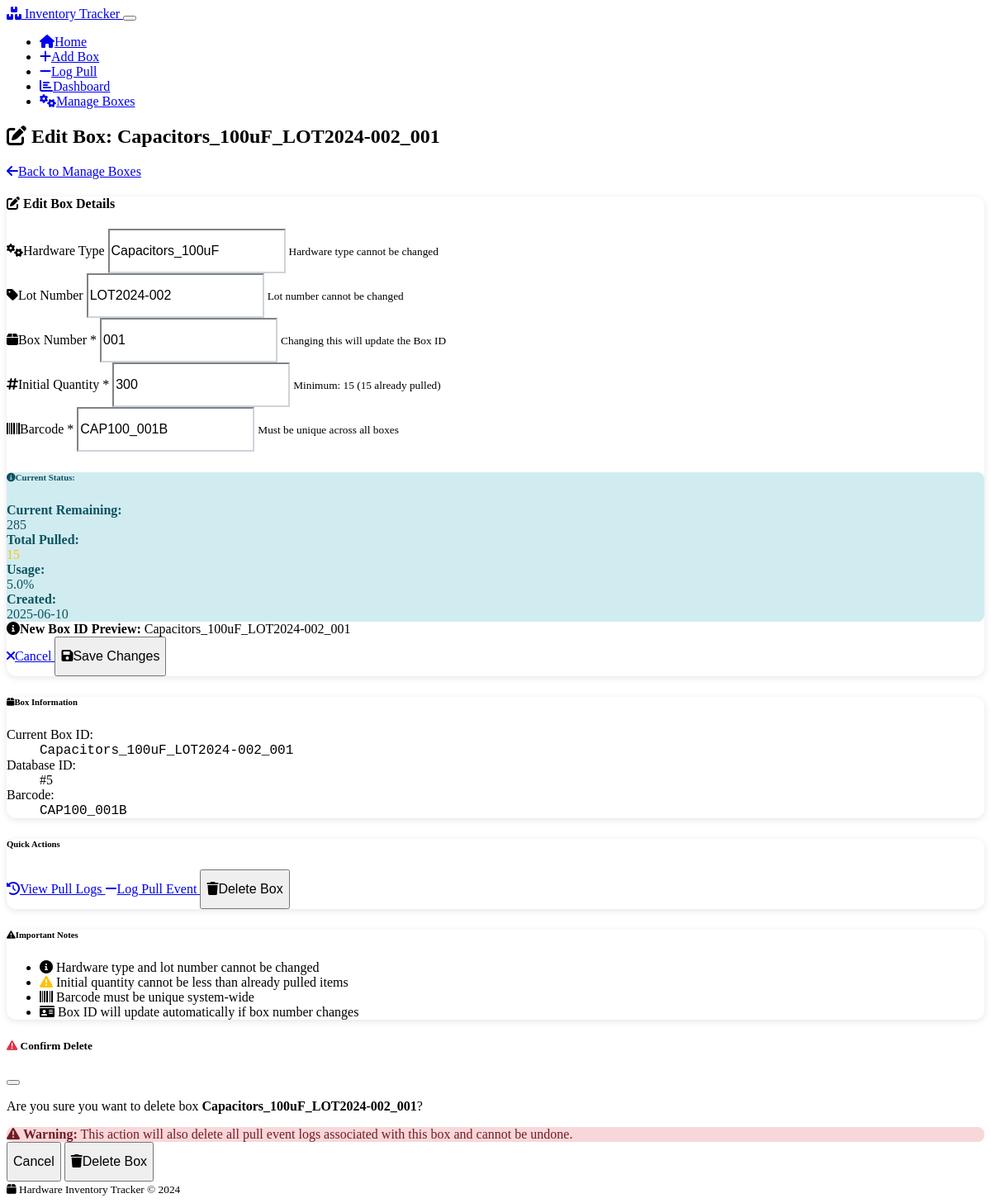
/edit_box/5, run on the app's committed database.
### models.py (models this page shows, shortened)
class Box(db.Model):
    __tablename__ = 'boxes'
    id = db.Column(db.Integer, primary_key=True)
    box_id = db.Column(db.String(200), unique=True, nullable=False)  # Generated from Type_Lot_Box
    hardware_type_id = db.Column(db.Integer, db.ForeignKey('hardware_types.id'), nullable=False)
    lot_number_id = db.Column(db.Integer, db.ForeignKey('lot_numbers.id'), nullable=False)
    box_number = db.Column(db.String(50), nullable=False)
    initial_quantity = db.Column(db.Integer, nullable=False)
    remaining_quantity = db.Column(db.Integer, nullable=False)
    barcode = db.Column(db.String(100), unique=True, nullable=False)
    created_at = db.Column(db.DateTime, default=lambda: datetime.now(timezone.utc))
    hardware_type = db.relationship('HardwareType', backref='boxes')
    lot_number = db.relationship('LotNumber', backref='boxes')

class HardwareType(db.Model):
    __tablename__ = 'hardware_types'
    id = db.Column(db.Integer, primary_key=True)
    name = db.Column(db.String(100), unique=True, nullable=False)
    created_at = db.Column(db.DateTime, default=lambda: datetime.now(timezone.utc))

class LotNumber(db.Model):
    __tablename__ = 'lot_numbers'
    id = db.Column(db.Integer, primary_key=True)
    name = db.Column(db.String(100), unique=True, nullable=False)
    created_at = db.Column(db.DateTime, default=lambda: datetime.now(timezone.utc))

### app.py (the view, shortened to what this page needs)
@app.route('/edit_box/<int:box_id>', methods=['GET', 'POST'])
def edit_box(box_id):
    box = Box.query.get_or_404(box_id)
    hardware_type = HardwareType.query.get(box.hardware_type_id)
    lot_number = LotNumber.query.get(box.lot_number_id)
    return render_template('edit_box.html', box=box, hardware_type=hardware_type, lot_number=lot_number)

### templates/edit_box.html (shortened to what this page needs)
{% extends "base.html" %}
{% block content %}
<div class="d-flex justify-content-between align-items-center mb-4">
    <h2>
        <i class="fas fa-edit me-2"></i>
        Edit Box: {{ box.box_id }}
    </h2>
    <a href="{{ url_for('manage_boxes') }}" class="btn btn-secondary">
        <i class="fas fa-arrow-left me-1"></i>Back to Manage Boxes
    </a>
</div>
<div class="row">
    <div class="col-lg-8">
        <div class="card shadow">
            <div class="card-header bg-primary text-white">
                <h4 class="mb-0">
                    <i class="fas fa-edit me-2"></i>
                    Edit Box Details
                </h4>
            </div>
            <div class="card-body">
                <form method="POST" id="editBoxForm">
                    <div class="row">
                        <div class="col-md-6 mb-3">
                            <label class="form-label">
                                <i class="fas fa-cogs me-1"></i>Hardware Type
                            </label>
                            <input type="text" class="form-control" value="{{ hardware_type.name }}" readonly>
                            <small class="form-text text-muted">Hardware type cannot be changed</small>
                        </div>
                        <div class="col-md-6 mb-3">
                            <label class="form-label">
                                <i class="fas fa-tag me-1"></i>Lot Number
                            </label>
                            <input type="text" class="form-control" value="{{ lot_number.name }}" readonly>
                            <small class="form-text text-muted">Lot number cannot be changed</small>
                        </div>
                        <div class="col-md-6 mb-3">
                            <label for="box_number" class="form-label">
                                <i class="fas fa-box me-1"></i>Box Number *
                            </label>
                            <input type="text" class="form-control" id="box_number" name="box_number"
                                   value="{{ form_data.get('box_number', box.box_number) if form_data else box.box_number }}"
                                   required>
                            <small class="form-text text-muted">Changing this will update the Box ID</small>
                        </div>
                        <div class="col-md-6 mb-3">
                            <label for="initial_quantity" class="form-label">
                                <i class="fas fa-hashtag me-1"></i>Initial Quantity *
                            </label>
                            <input type="number" class="form-control" id="initial_quantity" name="initial_quantity"
                                   value="{{ form_data.get('initial_quantity', box.initial_quantity) if form_data else box.initial_quantity }}"
                                   min="{{ box.initial_quantity - box.remaining_quantity }}" required>
                            <small class="form-text text-muted">
                                Minimum: {{ box.initial_quantity - box.remaining_quantity }}
                                ({{ box.initial_quantity - box.remaining_quantity }} already pulled)
                            </small>
                        </div>
                        <div class="col-12 mb-3">
                            <label for="barcode" class="form-label">
                                <i class="fas fa-barcode me-1"></i>Barcode *
                            </label>
                            <input type="text" class="form-control" id="barcode" name="barcode"
                                   value="{{ form_data.get('barcode', box.barcode) if form_data else box.barcode }}"
                                   required>
                            <small class="form-text text-muted">Must be unique across all boxes</small>
                        </div>
                    </div>
                    <div class="alert alert-info">
                        <h6><i class="fas fa-info-circle me-1"></i>Current Status:</h6>
                        <div class="row">
                            <div class="col-md-3">
                                <strong>Current Remaining:</strong><br>
                                <span class="text-primary">{{ box.remaining_quantity }}</span>
                            </div>
                            <div class="col-md-3">
                                <strong>Total Pulled:</strong><br>
                                <span class="text-warning">{{ box.initial_quantity - box.remaining_quantity }}</span>
                            </div>
                            <div class="col-md-3">
                                <strong>Usage:</strong><br>
                                <span class="text-info">{{ "%.1f"|format(((box.initial_quantity - box.remaining_quantity) / box.initial_quantity * 100)) }}%</span>
                            </div>
                            <div class="col-md-3">
                                <strong>Created:</strong><br>
                                <span class="text-muted">{{ box.created_at.strftime('%Y-%m-%d') if box.created_at else 'Unknown' }}</span>
                            </div>
                        </div>
                    </div>
                    <div class="alert alert-secondary" id="boxIdPreview">
                        <strong><i class="fas fa-info-circle me-1"></i>New Box ID Preview:</strong>
                        <span id="previewText">{{ box.box_id }}</span>
                    </div>
                    <div class="d-grid gap-2 d-md-flex justify-content-md-end">
                        <a href="{{ url_for('manage_boxes') }}" class="btn btn-secondary">
                            <i class="fas fa-times me-1"></i>Cancel
                        </a>
                        <button type="submit" class="btn btn-primary">
                            <i class="fas fa-save me-1"></i>Save Changes
                        </button>
                    </div>
                </form>
            </div>
        </div>
    </div>
    <div class="col-lg-4">
        <div class="card mb-3">
            <div class="card-header">
                <h6 class="mb-0">
                    <i class="fas fa-box me-1"></i>Box Information
                </h6>
            </div>
            <div class="card-body">
                <dl class="row mb-0">
                    <dt class="col-sm-5">Current Box ID:</dt>
                    <dd class="col-sm-7"><code>{{ box.box_id }}</code></dd>
                    <dt class="col-sm-5">Database ID:</dt>
                    <dd class="col-sm-7">#{{ box.id }}</dd>
                    <dt class="col-sm-5">Barcode:</dt>
                    <dd class="col-sm-7"><code>{{ box.barcode }}</code></dd>
                </dl>
            </div>
        </div>
        <div class="card mb-3">
            <div class="card-header">
                <h6 class="mb-0">
                    Quick Actions
                </h6>
            </div>
            <div class="card-body">
                <div class="d-grid gap-2">
                    <a href="{{ url_for('box_logs', box_id=box.id) }}" class="btn btn-outline-secondary btn-sm">
                        <i class="fas fa-history me-1"></i>View Pull Logs
                    </a>
                    <a href="{{ url_for('log_pull') }}?barcode={{ box.barcode }}" class="btn btn-outline-warning btn-sm">
                        <i class="fas fa-minus me-1"></i>Log Pull Event
                    </a>
                    <button class="btn btn-outline-danger btn-sm" onclick="confirmDelete()">
                        <i class="fas fa-trash me-1"></i>Delete Box
                    </button>
                </div>
            </div>
        </div>
        <div class="card">
            <div class="card-header">
                <h6 class="mb-0">
                    <i class="fas fa-exclamation-triangle me-1"></i>Important Notes
                </h6>
            </div>
            <div class="card-body">
                <ul class="list-unstyled mb-0">
                    <li class="mb-2">
                        <i class="fas fa-info-circle text-info me-1"></i>
                        Hardware type and lot number cannot be changed
                    </li>
                    <li class="mb-2">
                        <i class="fas fa-warning text-warning me-1"></i>
                        Initial quantity cannot be less than already pulled items
                    </li>
                    <li class="mb-2">
                        <i class="fas fa-barcode text-primary me-1"></i>
                        Barcode must be unique system-wide
                    </li>
                    <li>
                        <i class="fas fa-id-card text-secondary me-1"></i>
                        Box ID will update automatically if box number changes
                    </li>
                </ul>
            </div>
        </div>
    </div>
</div>
<div class="modal fade" id="deleteModal" tabindex="-1" aria-labelledby="deleteModalLabel" aria-hidden="true">
    <div class="modal-dialog">
        <div class="modal-content">
            <div class="modal-header">
                <h5 class="modal-title" id="deleteModalLabel">
                    <i class="fas fa-exclamation-triangle text-danger me-2"></i>
                    Confirm Delete
                </h5>
                <button type="button" class="btn-close" data-bs-dismiss="modal" aria-label="Close"></button>
            </div>
            <div class="modal-body">
                <p>Are you sure you want to delete box <strong>{{ box.box_id }}</strong>?</p>
                <div class="alert alert-danger">
                    <i class="fas fa-exclamation-triangle me-1"></i>
                    <strong>Warning:</strong> This action will also delete all pull event logs associated with this box and cannot be undone.
                </div>
            </div>
            <div class="modal-footer">
                <button type="button" class="btn btn-secondary" data-bs-dismiss="modal">Cancel</button>
                <form action="{{ url_for('delete_box', box_id=box.id) }}" method="POST" style="display: inline;">
                    <button type="submit" class="btn btn-danger">
                        <i class="fas fa-trash me-1"></i>Delete Box
                    </button>
                </form>
            </div>
        </div>
    </div>
</div>
{% endblock %}

### static/css/custom.css (style rules this page uses)
body { font-size: 16px; }
.form-control, .form-select { min-height: 48px; font-size: 16px; }
.btn { min-height: 48px; font-size: 16px; }
.card { border-radius: 12px; box-shadow: 0 2px 8px rgba(0, 0, 0, 0.1); margin-bottom: 1.5rem; }
.card-header { border-radius: 12px 12px 0 0 !important; font-weight: 600; }
.text-warning { color: #ffc107 !important; }
.text-danger { color: #dc3545 !important; }
.card .form-select, .card .form-control { border-color: #ced4da; }
.alert { border-radius: 8px; border: none; }
.alert-danger { background-color: #f8d7da; color: #721c24; }
.alert-info { background-color: #d1ecf1; color: #0c5460; }

### data on the page
Box: box_id "Capacitors_100uF_LOT2024-002_001", box_number "001", initial_quantity "300", box.initial_quantity-box.remaining_quantity "15", barcode "CAP100_001B", remaining_quantity "285", initial_quantity+remaining_quantity "5.0", created_at "2025-06-10", id "5"
HardwareType: name "Capacitors_100uF"
LotNumber: name "LOT2024-002"

### other printed values
{{ moment().format('YYYY') if moment else '2024' }} "2024"
